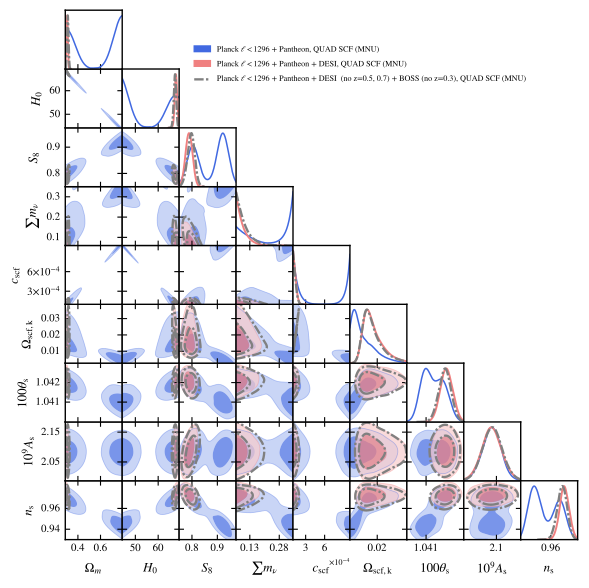

Write the Python code that produced this figure.
import getdist.plots as gplot
from getdist import MCSamples
from getdist import loadMCSamples
import os
import matplotlib
import subprocess
import matplotlib.pyplot as plt
import numpy as np

# GENERAL PLOT OPTIONS
matplotlib.rcParams['mathtext.fontset'] = 'stix'
matplotlib.rcParams['font.family'] = 'STIXGeneral'
matplotlib.rcParams['mathtext.rm'] = 'Bitstream Vera Sans'
matplotlib.rcParams['mathtext.it'] = 'Bitstream Vera Sans:italic'
matplotlib.rcParams['mathtext.bf'] = 'Bitstream Vera Sans:bold'
matplotlib.rcParams['xtick.bottom'] = True
matplotlib.rcParams['xtick.top'] = False
matplotlib.rcParams['ytick.right'] = False
matplotlib.rcParams['axes.edgecolor'] = 'black'
matplotlib.rcParams['axes.linewidth'] = '1.0'
matplotlib.rcParams['axes.labelsize'] = 'medium'
matplotlib.rcParams['axes.grid'] = True
matplotlib.rcParams['grid.linewidth'] = '0.0'
matplotlib.rcParams['grid.alpha'] = '0.18'
matplotlib.rcParams['grid.color'] = 'lightgray'
matplotlib.rcParams['legend.labelspacing'] = 0.77
matplotlib.rcParams['savefig.bbox'] = 'tight'
matplotlib.rcParams['savefig.format'] = 'pdf'

parameter = [u'omegam2', u'H0', u'SS8',u'm_ncdm',u'scf_c',u'Omega0_scf_ke',u'theta_s_1e2',u'As_1e9',u'n_s']
chaindir=r'./'

analysissettings={'smooth_scale_1D':0.45,'smooth_scale_2D':0.45,
'ignore_rows': u'0.5','range_confidence' : u'0.025'}

analysissettings2={'smooth_scale_1D':0.45,'smooth_scale_2D':0.45,
'ignore_rows': u'0.0','range_confidence' : u'0.025'}


root_chains = (
  'EXAMPLE_MCMC8000',
  'EXAMPLE_MCMC8004',
  'EXAMPLE_MCMC9000'
)

# --------------------------------------------------------------------------------
samples=loadMCSamples(chaindir + root_chains[0],settings=analysissettings)
p = samples.getParams()
samples.addDerived(p.omegan+(p.omegach2+p.omegabh2)/(p.H0/100.)/(p.H0/100.),name='omegam2',label='{\\Omega_m}')
samples.addDerived(p.sigma8*np.sqrt(p.omegan+(p.omegach2+p.omegabh2)/(p.H0/100.)/(p.H0/100.))/0.5477225575,name='SS8',label='{S_8}')
samples.addDerived(p.chi2__planck_2018_lowl.TT+p.chi2__planck_2018_lowl.EE+p.chi2__planck_2018_highl_plik.TTTEEE,name='chi2_cmb2',label='{\\chi^2_{\\rm CMB}}')
samples.addDerived(p.chi2__sn.pantheon,name='chi2_sn2',label='{\\chi^2_{\\rm SN}}')
samples.saveAsText(chaindir + '/.VM_PKIM4_TMP1')
# --------------------------------------------------------------------------------
samples=loadMCSamples(chaindir + root_chains[1],settings=analysissettings)
p = samples.getParams()
samples.addDerived(p.omegan+(p.omegach2+p.omegabh2)/(p.H0/100.)/(p.H0/100.),name='omegam2',label='{\\Omega_m}')#sigma8
samples.addDerived(p.sigma8*np.sqrt(p.omegan+(p.omegach2+p.omegabh2)/(p.H0/100.)/(p.H0/100.))/0.5477225575,name='SS8',label='{S_8}')
samples.addDerived(p.chi2__planck_2018_lowl.TT+p.chi2__planck_2018_lowl.EE+p.chi2__planck_2018_highl_plik.TTTEEE,name='chi2_cmb2',label='{\\chi^2_{\\rm CMB}}')
samples.addDerived(p.chi2__sn.pantheon,name='chi2_sn2',label='{\\chi^2_{\\rm SN}}')
samples.addDerived(p.chi2__bao.desi_y1,name='chi2_bao',label='{\\chi^2_{\\rm BAO}}')
samples.saveAsText(chaindir + '/.VM_PKIM4_TMP2')
# --------------------------------------------------------------------------------
samples=loadMCSamples(chaindir + root_chains[2],settings=analysissettings)
p = samples.getParams()
samples.addDerived(p.omegan+(p.omegach2+p.omegabh2)/(p.H0/100.)/(p.H0/100.),name='omegam2',label='{\\Omega_m}')#sigma8
samples.addDerived(p.sigma8*np.sqrt(p.omegan+(p.omegach2+p.omegabh2)/(p.H0/100.)/(p.H0/100.))/0.5477225575,name='SS8',label='{S_8}')
samples.addDerived(p.chi2__planck_2018_lowl.TT+p.chi2__planck_2018_lowl.EE+p.chi2__planck_2018_highl_plik.TTTEEE,name='chi2_cmb2',label='{\\chi^2_{\\rm CMB}}')
samples.addDerived(p.chi2__sn.pantheon,name='chi2_sn2',label='{\\chi^2_{\\rm SN}}')
samples.addDerived(p.chi2__bao.sdss_dr12_consensus_bao+p.chi2__bao.desi_y1,name='chi2_bao',label='{\\chi^2_{\\rm BAO}}')
samples.saveAsText(chaindir + '/.VM_PKIM4_TMP3')

#GET DIST PLOT SETUP
g=gplot.getSubplotPlotter(chain_dir=chaindir,
analysis_settings=analysissettings2,width_inch=6.0)
g.settings.lw_contour = 1.2
g.settings.legend_rect_border = False
g.settings.figure_legend_frame = False
g.settings.axes_fontsize = 13.5
g.settings.legend_fontsize = 11.5
g.settings.alpha_filled_add = 0.7
g.settings.lab_fontsize=15
g.legend_labels=False

param_3d = None
g.triangle_plot(['.VM_PKIM4_TMP1','.VM_PKIM4_TMP2','.VM_PKIM4_TMP3'],parameter,
plot_3d_with_param=param_3d,line_args=[
{'lw': 1.1,'ls': 'solid', 'color':'royalblue'},
{'lw': 1.4,'ls': 'solid', 'color':'lightcoral'},
{'lw': 1.7,'ls': '-.', 'color':'grey'},
{'lw': 1.0,'ls': 'dashed', 'color':'black'},
],
contour_colors=['royalblue','lightcoral','grey','black'],
filled=[True,True,False,False,False],
legend_labels=[
  'Planck $\\ell < 1296$ + Pantheon, QUAD SCF (MNU)', 
  'Planck $\\ell < 1296$ + Pantheon + DESI, QUAD SCF (MNU)', 
  'Planck $\\ell < 1296$ + Pantheon + DESI  (no z=0.5, 0.7) + BOSS (no z=0.3), QUAD SCF (MNU)', 
],
contour_ls=['solid', 'solid', '-.', 'dashed'],
contour_lws=[1.1, 1.4, 1.7, 1.0],
legend_loc=(0.325,0.85),
imax_shaded=0)
g.export()
